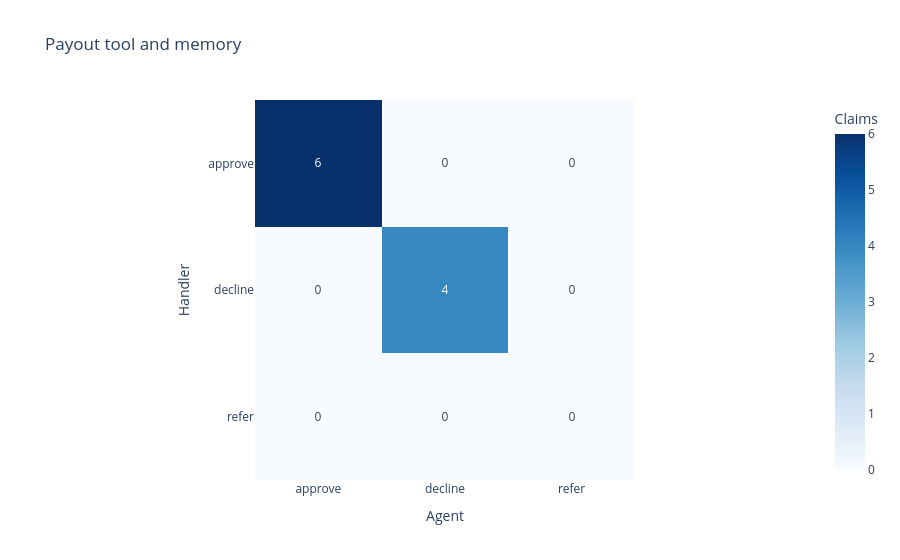

Notebook code for this chart:
### Code cell
memory_table = pd.concat(memory_tables, ignore_index=True)
show_confusion_matrix(memory_table, "Payout tool and memory")

### Figure 1 — Plotly figure (JSON) as saved in the notebook; plotly's stock layout.template omitted (floating-point values rounded to 4 significant figures)
{"data": [{"coloraxis": "coloraxis", "hovertemplate": "Agent: %{x}<br>Handler: %{y}<br>Claims: %{z}<extra></extra>", "name": "0", "texttemplate": "%{z}", "type": "heatmap", "x": ["approve", "decline", "refer"], "xaxis": "x", "y": ["approve", "decline", "refer"], "yaxis": "y", "z": [[6, 0, 0], [0, 4, 0], [0, 0, 0]]}], "layout": {"coloraxis": {"autocolorscale": false, "colorbar": {"title": {"text": "Claims"}}, "colorscale": [[0, "rgb(247,251,255)"], [0.125, "rgb(222,235,247)"], [0.25, "rgb(198,219,239)"], [0.375, "rgb(158,202,225)"], [0.5, "rgb(107,174,214)"], [0.625, "rgb(66,146,198)"], [0.75, "rgb(33,113,181)"], [0.875, "rgb(8,81,156)"], [1, "rgb(8,48,107)"]]}, "title": {"text": "Payout tool and memory"}, "xaxis": {"anchor": "y", "constrain": "domain", "domain": [0, 1], "scaleanchor": "y", "title": {"text": "Agent"}}, "yaxis": {"anchor": "x", "autorange": "reversed", "constrain": "domain", "domain": [0, 1], "title": {"text": "Handler"}}}}
